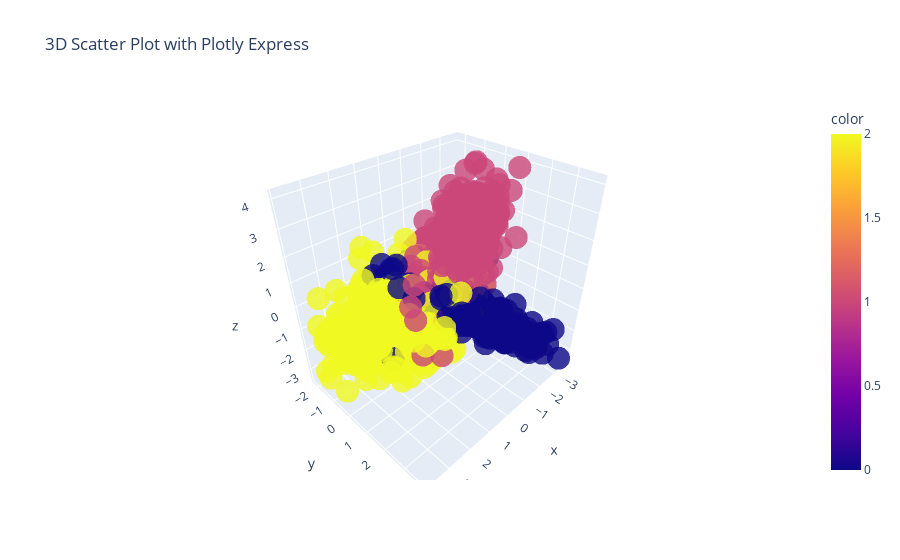

Source (notebook cell):
### Code cell
import plotly.express as px
from sklearn.datasets import make_classification
import pandas as pd
import numpy as np

X,y = make_classification(n_samples=1500, n_features=6,n_classes=3, n_informative=2,n_clusters_per_class=1, random_state=5)

fig = px.scatter_3d(x=X[:,0], y=X[:,1], z=X[:,2], color=y,opacity=0.8, title="3D Scatter Plot with Plotly Express")
fig.show()

### Figure 1 — Plotly figure (JSON) as saved in the notebook; plotly's stock layout.template omitted (floating-point values rounded to 4 significant figures; data arrays with more than 128 entries replaced by an {"elided": "..."} marker saying what was removed)
{"data": [{"hovertemplate": "x=%{x}<br>y=%{y}<br>z=%{z}<br>color=%{marker.color}<extra></extra>", "legendgroup": "", "marker": {"color": {"elided": "1500 int values"}, "coloraxis": "coloraxis", "opacity": 0.8, "symbol": "circle"}, "mode": "markers", "name": "", "scene": "scene", "showlegend": false, "type": "scatter3d", "x": {"elided": "1500 float values"}, "y": {"elided": "1500 float values"}, "z": {"elided": "1500 float values"}}], "layout": {"coloraxis": {"colorbar": {"title": {"text": "color"}}, "colorscale": [[0, "#0d0887"], [0.1111, "#46039f"], [0.2222, "#7201a8"], [0.3333, "#9c179e"], [0.4444, "#bd3786"], [0.5556, "#d8576b"], [0.6667, "#ed7953"], [0.7778, "#fb9f3a"], [0.8889, "#fdca26"], [1, "#f0f921"]]}, "legend": {"tracegroupgap": 0}, "scene": {"domain": {"x": [0, 1], "y": [0, 1]}, "xaxis": {"title": {"text": "x"}}, "yaxis": {"title": {"text": "y"}}, "zaxis": {"title": {"text": "z"}}}, "title": {"text": "3D Scatter Plot with Plotly Express"}}}
